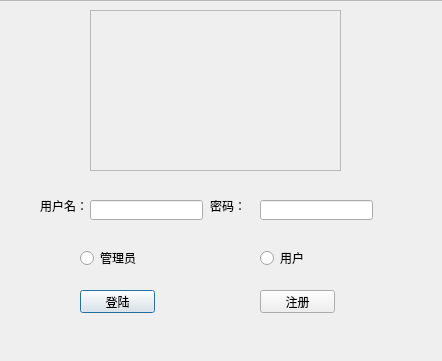
<?xml version="1.0" encoding="UTF-8"?>
<ui version="4.0">
 <class>Denglu</class>
 <widget class="QDialog" name="Denglu">
  <property name="geometry">
   <rect>
    <x>0</x>
    <y>0</y>
    <width>442</width>
    <height>361</height>
   </rect>
  </property>
  <property name="windowTitle">
   <string>Dialog</string>
  </property>
  <property name="styleSheet">
   <string notr="true"/>
  </property>
  <widget class="QFrame" name="frame">
   <property name="geometry">
    <rect>
     <x>90</x>
     <y>10</y>
     <width>251</width>
     <height>161</height>
    </rect>
   </property>
   <property name="styleSheet">
    <string notr="true">border-image: url(:/byyin/1.png);</string>
   </property>
   <property name="frameShape">
    <enum>QFrame::StyledPanel</enum>
   </property>
   <property name="frameShadow">
    <enum>QFrame::Raised</enum>
   </property>
  </widget>
  <widget class="QPushButton" name="pushButton">
   <property name="geometry">
    <rect>
     <x>80</x>
     <y>290</y>
     <width>75</width>
     <height>23</height>
    </rect>
   </property>
   <property name="text">
    <string>登陆</string>
   </property>
  </widget>
  <widget class="QPushButton" name="zhuce">
   <property name="geometry">
    <rect>
     <x>260</x>
     <y>290</y>
     <width>75</width>
     <height>23</height>
    </rect>
   </property>
   <property name="text">
    <string>注册</string>
   </property>
  </widget>
  <widget class="QLabel" name="label">
   <property name="geometry">
    <rect>
     <x>40</x>
     <y>200</y>
     <width>54</width>
     <height>12</height>
    </rect>
   </property>
   <property name="text">
    <string>用户名：</string>
   </property>
  </widget>
  <widget class="QLabel" name="label_2">
   <property name="geometry">
    <rect>
     <x>210</x>
     <y>200</y>
     <width>54</width>
     <height>12</height>
    </rect>
   </property>
   <property name="text">
    <string>密码：</string>
   </property>
  </widget>
  <widget class="QLineEdit" name="name">
   <property name="geometry">
    <rect>
     <x>90</x>
     <y>200</y>
     <width>113</width>
     <height>20</height>
    </rect>
   </property>
   <property name="styleSheet">
    <string notr="true"/>
   </property>
  </widget>
  <widget class="QLineEdit" name="mima">
   <property name="geometry">
    <rect>
     <x>260</x>
     <y>200</y>
     <width>113</width>
     <height>20</height>
    </rect>
   </property>
  </widget>
  <widget class="QRadioButton" name="admin">
   <property name="geometry">
    <rect>
     <x>80</x>
     <y>250</y>
     <width>89</width>
     <height>16</height>
    </rect>
   </property>
   <property name="text">
    <string>管理员</string>
   </property>
  </widget>
  <widget class="QRadioButton" name="normal">
   <property name="geometry">
    <rect>
     <x>260</x>
     <y>250</y>
     <width>89</width>
     <height>16</height>
    </rect>
   </property>
   <property name="text">
    <string>用户</string>
   </property>
  </widget>
  <widget class="QFrame" name="frame_2">
   <property name="geometry">
    <rect>
     <x>-10</x>
     <y>0</y>
     <width>831</width>
     <height>371</height>
    </rect>
   </property>
   <property name="styleSheet">
    <string notr="true">border-image: url(:/byyin/背景.jpg);</string>
   </property>
   <property name="frameShape">
    <enum>QFrame::StyledPanel</enum>
   </property>
   <property name="frameShadow">
    <enum>QFrame::Raised</enum>
   </property>
  </widget>
  <zorder>frame_2</zorder>
  <zorder>frame</zorder>
  <zorder>pushButton</zorder>
  <zorder>zhuce</zorder>
  <zorder>label</zorder>
  <zorder>label_2</zorder>
  <zorder>name</zorder>
  <zorder>mima</zorder>
  <zorder>admin</zorder>
  <zorder>normal</zorder>
 </widget>
 <resources/>
 <connections/>
</ui>
